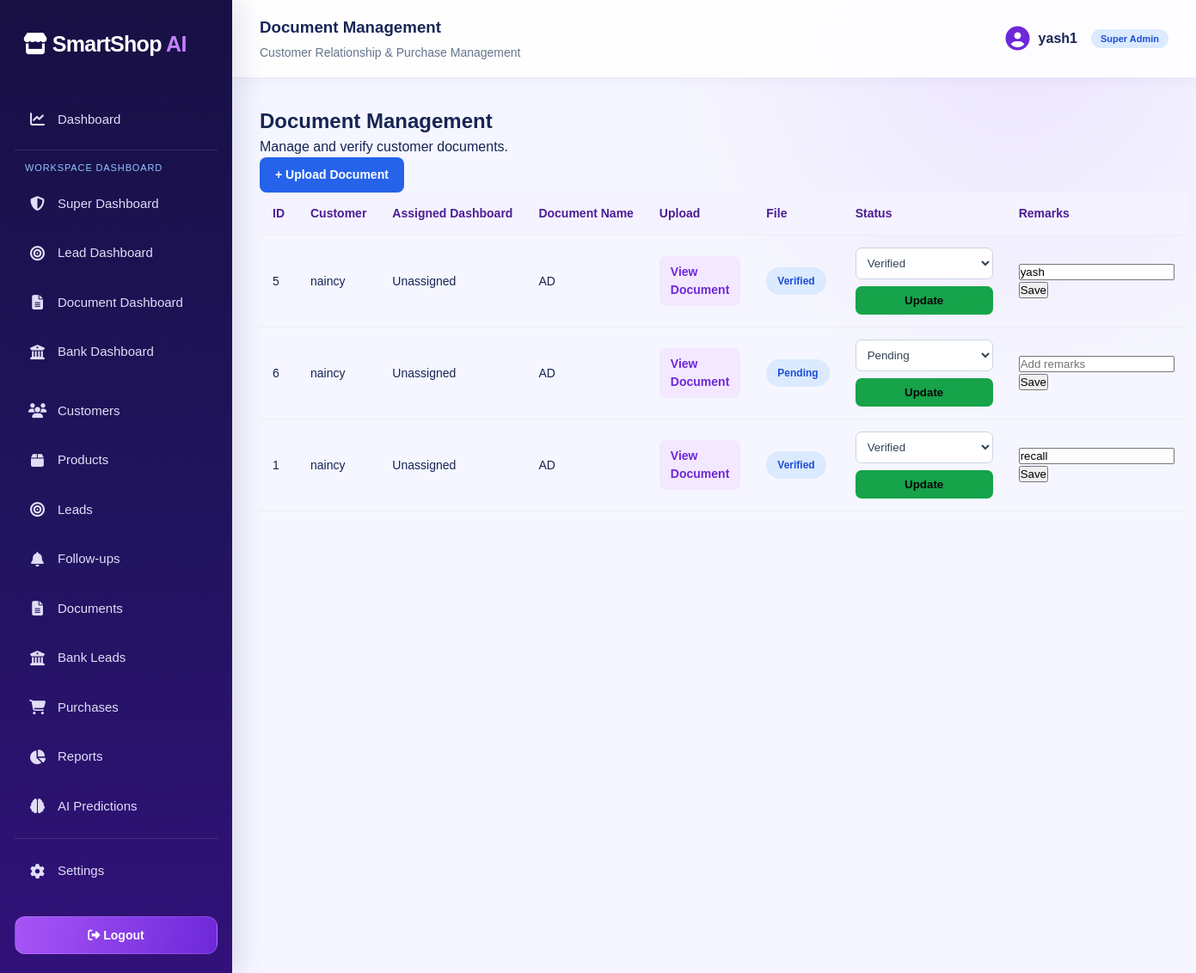
Page /documents/ (signed in) on the committed database.
### crm/models.py (models this page shows, shortened)
class CustomerDocument(models.Model):
    STATUS_CHOICES = [
        ('PENDING', 'Pending'),
        ('VERIFIED', 'Verified'),
        ('REJECTED', 'Rejected'),
        ('CORRECTION', 'Correction Required'),
    ]
    lead = models.ForeignKey(
        Lead,
        on_delete=models.CASCADE
    )
    document_name = models.CharField(max_length=100)
    document_file = models.FileField(
        upload_to='customer_documents/'
    )
    status = models.CharField(
        max_length=20,
        choices=STATUS_CHOICES,
        default='PENDING'
    )
    remarks = models.TextField(blank=True)

class Lead(models.Model):
    STATUS = [
        ('NEW', 'New Lead'),
        ('INTERESTED', 'Interested'),
        ('FOLLOWUP', 'Follow-up'),
        ('RETURNED', 'Customer Returned'),
        ('DOCUMENT', 'Document Verification'),
        ('BANK', 'Bank Processing'),
        ('CONVERTED', 'Purchase Completed'),
        ('LOST', 'Lost Lead'),
    ]
    shop = models.ForeignKey(
        Shop,
        on_delete=models.CASCADE
    )
    customer = models.ForeignKey(
        Customer,
        on_delete=models.CASCADE
    )
    product = models.ForeignKey(
        Product,
        on_delete=models.SET_NULL,
        null=True
    )
    assigned_to = models.ForeignKey(
        User,
        on_delete=models.SET_NULL,
        null=True,
        blank=True,
        related_name='assigned_leads'
    )
    expected_purchase_date = models.DateField(
        null=True,
        blank=True
    )
    status = models.CharField(
        max_length=20,
        choices=STATUS,
        default='NEW'
    )
    notes = models.TextField(blank=True)
    created_at = models.DateTimeField(auto_now_add=True)

class Customer(models.Model):
    shop = models.ForeignKey(
        Shop,
        on_delete=models.CASCADE
    )
    name = models.CharField(max_length=150)
    phone = models.CharField(max_length=15)
    email = models.EmailField(blank=True)
    address = models.TextField(blank=True)
    created_at = models.DateTimeField(auto_now_add=True)

### crm/views.py (the view)
# urls.py: path('documents/', views.documents, name='documents'),
@login_required
def documents(request):
    lead_id = request.GET.get('lead_id')
    leads = Lead.objects.select_related(
        'customer', 'product'
    ).filter(shop=get_user_shop(request.user))
    selected_lead = None
    if lead_id:
        selected_lead = get_object_or_404(
            Lead,
            id=lead_id,
            shop=get_user_shop(request.user)
        )
        document_list = CustomerDocument.objects.filter(
            lead=selected_lead
        )
    else:
        document_list = CustomerDocument.objects.filter(
            lead__shop=get_user_shop(request.user)
        )
    context = {
        'documents': document_list,
        'leads': leads,
        'selected_lead': selected_lead,
    }
    return render(request, 'crm/documents.html', context)

### crm/views.py (called while the page is built, shortened)
def get_user_shop(user):
    try:
        if hasattr(user, 'staff_profile') and user.staff_profile and user.staff_profile.shop_id:
            return user.staff_profile.shop
    except Exception:
        pass

### templates/crm/documents.html (shortened to what this page needs)
{% extends 'crm/base.html' %}
{% block page_heading %}Document Management{% endblock %}
{% block content %}
<div class="container-fluid">
    <div class="d-flex justify-content-between align-items-center mb-4">
        <div>
            <h2>Document Management</h2>
            <p>Manage and verify customer documents.</p>
        </div>
    </div>
    <div class="card">
        <div class="card-body">
            <div class="table-responsive">
                <a href="{% url 'upload_document' %}{% if selected_lead %}?lead_id={{ selected_lead.id }}{% endif %}"
                                    class="btn btn-primary">
                                    + Upload Document
                 </a>
                <table class="table table-hover">
                    <thead>
                        <tr>
                            <th>ID</th>
                            <th>Customer</th>
                            <th>Assigned Dashboard</th>
                            <th>Document Name</th>
                            <th>Upload</th>
                            <th>File</th>
                            <th>Status</th>
                            <th>Remarks</th>
                        </tr>
                    </thead>
                    <tbody>
{% for document in documents %}
<tr>
    <td>{{ document.id }}</td>
    <td>{{ document.lead.customer.name }}</td>
     <td>{{ document.lead.assigned_to.username|default:"Unassigned" }}</td>
    <td>{{ document.document_name }}</td>
    <td>
        {% if document.document_file %}
            <a href="{{ document.document_file.url }}"
               target="_blank"
               class="view-document-btn">
                View Document
            </a>
        {% else %}
            -
        {% endif %}
    </td>
    <td>
        <span class="document-status">
            {{ document.get_status_display }}
        </span>
    </td>
    <td>
        <form method="POST"
              action="{% url 'update_document_status' document.id %}"
              class="document-update-form">
            <select name="status" class="document-status-select">
               {% for status_value, status_display in document.STATUS_CHOICES %}
                <option value="{{ status_value }}"
                        {% if document.status == status_value %}selected{% endif %}>
                    {{ status_display }}
                </option>
                {% endfor %}
            </select>
            <button type="submit" class="document-update-btn">
                Update
            </button>
        </form>
    </td>
    <td>
        <form method="POST"
              action="{% url 'update_document_status' document.id %}"
              class="document-remarks-form">
            <input type="text" name="remarks"
                   value="{{ document.remarks }}"
                   placeholder="Add remarks"
                   class="document-remarks-input">
            <button type="submit" class="document-remarks-btn">
                Save
            </button>
        </form>
    </td>
</tr>
{% empty %}
<tr>
    <td colspan="6" class="document-empty">
        No documents uploaded yet.
    </td>
</tr>
{% endfor %}
</tbody>
                </table>
            </div>
        </div>
    </div>
</div>
{% endblock %}

### templates/crm/base.html (shortened to what this page needs)
{% load static %}
<!DOCTYPE html>
<html lang="en">
<head>
    <link rel="stylesheet" href="{% static 'css/app.css' %}">
    <link rel="stylesheet"
          href="https://cdnjs.cloudflare.com/ajax/libs/font-awesome/6.5.0/css/all.min.css">
</head>
<body>
<div class="layout">
    <aside class="sidebar">
        <div class="logo">
            <i class="fa-solid fa-store"></i>
            SmartShop <span>AI</span>
        </div>
        <nav>
            {% if request.user.groups.all.0.name == "Lead Manager" %}
                <a href="{% url 'lead_dashboard' %}">
                    <i class="fa-solid fa-chart-line"></i> Dashboard
                </a>
                <a href="{% url 'leads' %}">
                    <i class="fa-solid fa-bullseye"></i> Leads
                </a>
                <a href="{% url 'customers' %}">
                    <i class="fa-solid fa-users"></i> Customers
                </a>
                <a href="{% url 'followups' %}">
                    <i class="fa-solid fa-bell"></i> Follow-ups
                </a>
            {% elif request.user.is_superuser %}
                <a href="{% url 'dashboard' %}">
                    <i class="fa-solid fa-chart-line"></i> Dashboard
                </a>
                <div class="dashboard-links">
                    <small>WORKSPACE DASHBOARD</small>
                    <a href="{% url 'superuser_dashboard' %}">
                        <i class="fa-solid fa-shield-halved"></i> Super Dashboard
                    </a>
                    <a href="{% url 'lead_dashboard' %}">
                        <i class="fa-solid fa-bullseye"></i> Lead Dashboard
                    </a>
                    <a href="{% url 'document_dashboard' %}">
                        <i class="fa-solid fa-file-lines"></i> Document Dashboard
                    </a>
                    <a href="{% url 'bank_dashboard' %}">
                        <i class="fa-solid fa-building-columns"></i> Bank Dashboard
                    </a>
                </div>
                <a href="{% url 'customers' %}">
                    <i class="fa-solid fa-users"></i> Customers
                </a>
                <a href="{% url 'products' %}">
                    <i class="fa-solid fa-box"></i> Products
                </a>
                <a href="{% url 'leads' %}">
                    <i class="fa-solid fa-bullseye"></i> Leads
                </a>
                <a href="{% url 'followups' %}">
                    <i class="fa-solid fa-bell"></i> Follow-ups
                </a>
                <a href="{% url 'documents' %}">
                    <i class="fa-solid fa-file-lines"></i> Documents
                </a>
                <a href="{% url 'banks' %}">
                    <i class="fa-solid fa-building-columns"></i> Bank Leads
                </a>
                <a href="{% url 'purchases' %}">
                    <i class="fa-solid fa-cart-shopping"></i> Purchases
                </a>
                <a href="{% url 'reports' %}">
                    <i class="fa-solid fa-chart-pie"></i> Reports
                </a>
                <a href="{% url 'ai_predictions' %}">
                    <i class="fa-solid fa-brain"></i> AI Predictions
                </a>
            {% endif %}
            <div style="margin-top: 12px; padding-top: 12px; border-top: 1px solid rgba(255, 255, 255, 0.12);">
                <a href="{% url 'settings' %}">
                    <i class="fa-solid fa-gear"></i> Settings
                </a>
            </div>
        </nav>
        <div class="sidebar-bottom">
            <form method="POST" action="{% url 'logout' %}">
                <button type="submit">
                    <i class="fa-solid fa-right-from-bracket"></i>
                    Logout
                </button>
            </form>
        </div>
    </aside>
    <main class="main-content">
        <header class="topbar">
            <div>
                <h3>{% block page_heading %}Dashboard{% endblock %}</h3>
                <p>Customer Relationship & Purchase Management</p>
            </div>
            <a href="{% url 'settings' %}" class="profile" style="text-decoration:none; color:inherit;" title="Go to Settings">
                <i class="fa-solid fa-circle-user"></i>
                {{ request.user.username }}
                {% if request.user.is_superuser %}
                    <span class="badge-count" style="font-size: 11px; margin-left: 6px;">Super Admin</span>
                {% elif request.user.groups.all.0.name %}
                    <span class="badge-count" style="font-size: 11px; margin-left: 6px;">{{ request.user.groups.all.0.name }}</span>
                {% endif %}
            </a>
        </header>
        <section class="page-content">
            {% block content %}
            {% endblock %}
        </section>
    </main>
</div>
</body>
</html>

### rows in the picture
CustomerDocument: id "5", lead.customer.name "naincy", lead.assigned_to.username "Unassigned", document_name "AD", status "Verified", remarks "yash"
CustomerDocument: id "6", lead.customer.name "naincy", lead.assigned_to.username "Unassigned", document_name "AD", status "Pending"
CustomerDocument: id "1", lead.customer.name "naincy", lead.assigned_to.username "Unassigned", document_name "AD", status "Verified", remarks "recall"

### other values in the picture
{{ request.user.username }} "yash1"
